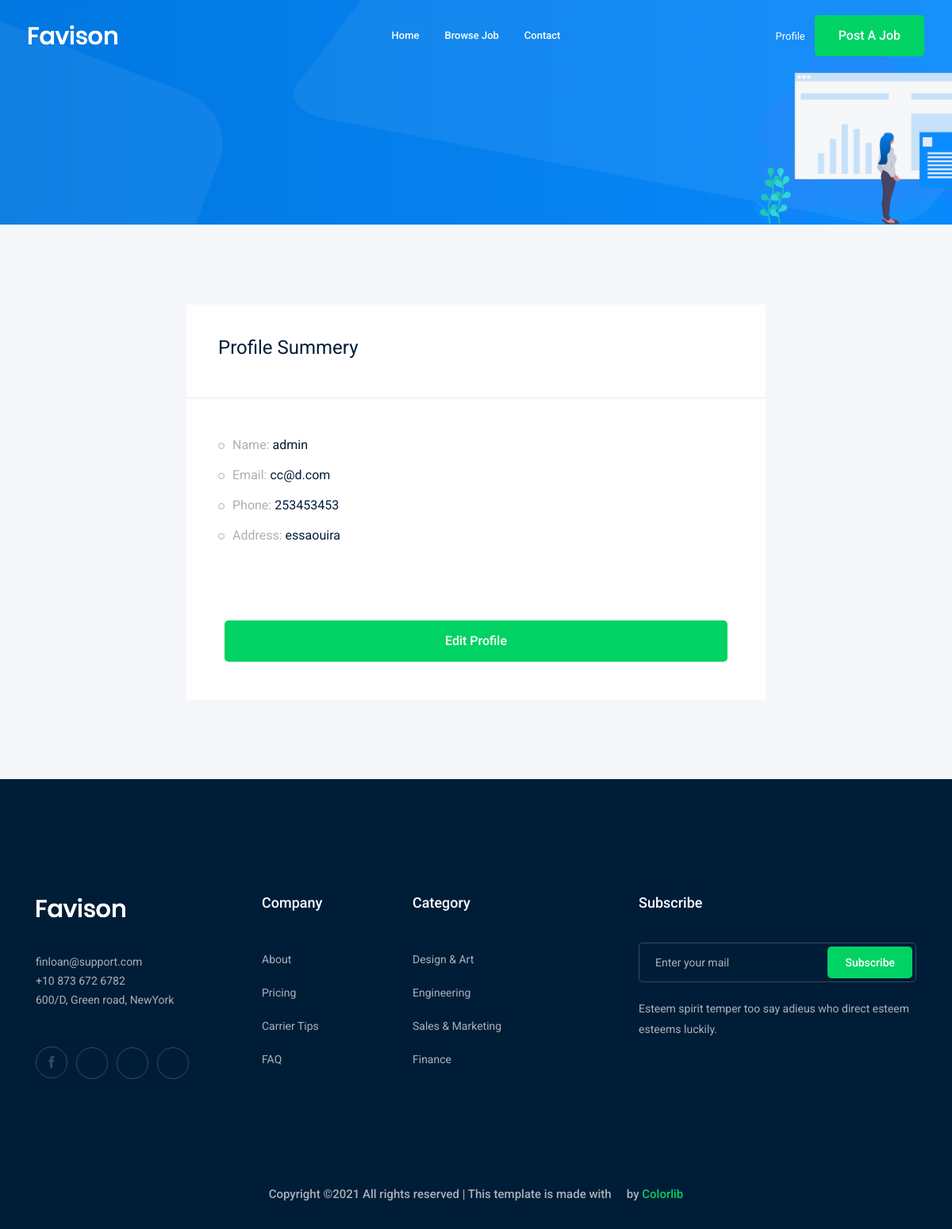
/accounts/profile/ (signed in), run on the app's committed database.
### account/models.py (models this page shows)
class Profile(models.Model):
    user  = models.OneToOneField(User, on_delete=models.CASCADE)
    city  = models.ForeignKey('City', name= 'city', on_delete=models.CASCADE, null=True, blank=True)
    phone_number = models.CharField(max_length=25)
    image  = models.ImageField(upload_to='profile/' )
    def __str__(self):
        return str(self.user)

class City(models.Model):
    name = models.CharField(max_length=30)
    def __str__(self):
        return self.name

### account/views.py (the view)
# urls.py: path('profile/', views.profile, name= 'profile'),
def profile(request):
    profile = Profile.objects.get(user = request.user)
    return render(request, 'accounts/profile.html', {'profile':profile})

### account/templates/accounts/profile.html (shortened to what this page needs)
{%extends 'base.html' %}
{% load bootstrap5 %}
    {% block content%}
    <div class="bradcam_area bradcam_bg_1">
    </div>
    <div class="job_details_area">
        <div class="container">
            <div class="row">
                <div class="col-lg-8 mx-auto">
                    <div class="job_sumary">
                        <div class="summery_header">
                            <h3>Profile Summery</h3>
                        </div>
                        <div class="job_content">
                            <ul>
                                <li>Name: <span>{{profile}}</span></li>
                                <li>Email: <span>{{profile.user.email}}</span></li>
                                <li>Phone: <span>{{profile.phone_number}}</span></li>
                                <li>Address: <span>{{profile.city}}</span></li>
                            </ul>
                        </div>
                        <div class="p-5">
                            <a class="boxed-btn3 w-100" href="{% url 'accounts:edit_profile'%}"> Edit Profile</a>
                        </div>
                    </div>
                </div>
            </div>
        </div>
    </div>
    {%endblock%}

### data on the page
Profile: user.username "admin", user.email "cc@d.com", phone_number "253453453", city "essaouira"
